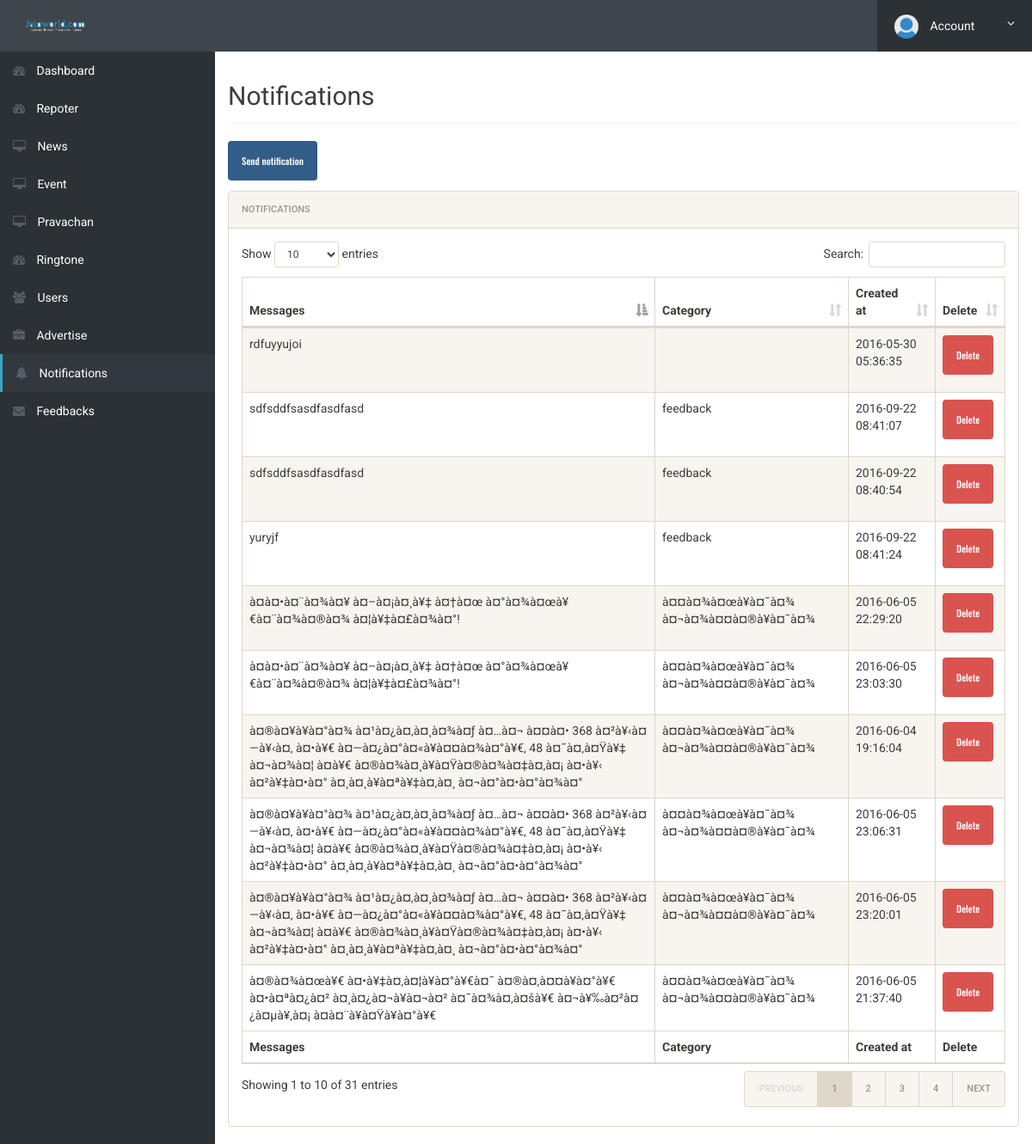
Screenshot of /notifications.php (signed in) with the database file from the repository.
### tables this page shows
CREATE TABLE IF NOT EXISTS `notifications` (
  `id` int(100) NOT NULL AUTO_INCREMENT,
  `messages` text NOT NULL,
  `category` varchar(256) NOT NULL,
  `created_at` timestamp NOT NULL DEFAULT CURRENT_TIMESTAMP,
  PRIMARY KEY (`id`)
);

### notifications.php (the view, shortened to what this page needs)
<?php session_start();
if(isset($_SESSION["id"]) and isset($_SESSION["user"]))
{
?>
<!doctype html>
<html lang="en" class="no-js">
<head>
	<link rel="stylesheet" href="css/font-awesome.min.css">
	<link rel="stylesheet" href="css/bootstrap.min.css">
	<link rel="stylesheet" href="css/dataTables.bootstrap.min.css">
	<link rel="stylesheet" href="css/bootstrap-social.css">
	<link rel="stylesheet" href="css/bootstrap-select.css">
	<link rel="stylesheet" href="css/fileinput.min.css">
	<link rel="stylesheet" href="css/awesome-bootstrap-checkbox.css">
	<link rel="stylesheet" href="css/style.css">
</head>
<body>
	<div class="brand clearfix">
		<a href="index.php" class="logo"><img src="img/logo.jpg" class="img-responsive" alt=""></a>
		<ul class="ts-profile-nav">
			<li class="ts-account">
				<a href="#"><img src="img/ts-avatar.jpg" class="ts-avatar hidden-side" alt=""> Account <i class="fa fa-angle-down hidden-side"></i></a>
			</li>
		</ul>
	</div>
	<div class="ts-main-content">
		<nav class="ts-sidebar">
			<ul class="ts-sidebar-menu">
				<li ><a href="index.php"><i class="fa fa-dashboard"></i> Dashboard</a></li>
				<li ><a href="repoter.php"><i class="fa fa-dashboard"></i> Repoter</a></li>
				<li ><a href="m_news.php""><i class="fa fa-desktop"></i> News</a>
				</li>
				<li ><a href="m_event.php"><i class="fa fa-desktop"></i> Event</a>
				</li>
				<li ><a href="m_pravachan.php"><i class="fa fa-desktop"></i> Pravachan</a></li>
				<li ><a href="ringtone.php"><i class="fa fa-dashboard"></i> Ringtone</a></li>
				<li><a href="users.php"><i class="fa fa-users"></i> Users</a></li>
				<li ><a href="advertise.php" ><i class="fa fa-briefcase"></i> Advertise</a></li>
				<li class="open"><a href="notifications.php"><i class="fa fa-bell"></i> Notifications</a></li>
				<li><a href="feedback.php"><i class="fa fa-envelope"></i> Feedbacks</a></li>
			</ul>
		</nav>
		<div class="content-wrapper">
			<div class="container-fluid">
				<div class="row">
					<div class="col-md-12">
						<h2 class="page-title">Notifications</h2>
						  <button type="button" class="btn btn-primary" data-toggle="modal" data-target="#myModal">
											Send notification
										</button>
						<div class="panel panel-default">
							<div class="panel-heading">Notifications</div>
							<div class="panel-body">
								<table id="zctb" class="display table table-striped table-bordered table-hover" cellspacing="0" width="100%">
									<thead>
										<tr>
											<th>Messages</th>
											<th>Category</th>
											<th>Created at</th>
											<th >Delete</th>
										</tr>
									</thead>
									<tfoot>
										<tr>
											<th>Messages</th>
											<th>Category</th>
											<th>Created at</th>
											<th >Delete</th>
										</tr>
									</tfoot>
									<tbody>
										<?
						$db = new DbConnect();
						$conn = $db->connect();
				$stmt = $conn->prepare("SELECT notifications.id,notifications.messages,notifications.category,notifications.created_at FROM notifications");
        $stmt->execute();
       $stmt->store_result();
				while($row = fetchAssocStatement($stmt))
				{
					?>
						<tr align="left">
						<td > <? echo $row['messages']; ?></td>
						<td > <? echo $row['category']; ?></td>
						<td > <? echo $row['created_at']; ?></td>
						<td ><a href="worker_delete_notification.php?id=<?= $row["id"]?> " class="btn btn-danger ">Delete</a></td>
						</tr>
				<?
				}
				?>
									</tbody>
								</table>
							</div>
						</div>
			</div>
		</div>
	</div>
</body>
</html>
<?php
}
  else
  {
  	$_SESSION["ERROR"]="Invalid Access, Please Login Again";
	header("Location:login.php");
  }
?>
<?php
function fetchAssocStatement($stmt)
{
    if($stmt->num_rows>0)
    {
        $result = array();
        $md = $stmt->result_metadata();
        $params = array();
        while($field = $md->fetch_field()) {
            $params[] = &$result[$field->name];
        }
        call_user_func_array(array($stmt, 'bind_result'), $params);
        if($stmt->fetch())
            return $result;
    }
    return null;
}
?>

### css/style.css (style rules this page uses)
html { font-size: 14px; }
@media only screen and (min-width: 480px) { html { font-size: 17px; } }
@media only screen and (min-width: 768px) { html { font-size: 14px; } }
body { font-size: 1em; }
a { color: #37a6c4; }
.btn { font-family: 'Oswald', sans-serif; }
.panel { overflow: hidden; }
ul, li { margin: 0; padding: 0; list-style: none; }
.btn { text-transform: none; }
.page-title { padding-bottom: 15px; margin-bottom: 20px; border-bottom: 1px solid #f0f0f0; }
.brand { background: #3e454c; position: relative; z-index: 3; position: fixed; width: 100%; top: 0; }
.brand .logo { box-sizing: border-box; padding: 20px; float: left; display: block; width: 200px; }
@media only screen and (min-width: 992px) { .brand .logo { width: 250px; } }
.brand .logo img { height: 20px; }
.brand .ts-profile-nav { float: right; display: none; }
.brand .ts-profile-nav li { float: left; position: relative; }
.brand .ts-profile-nav li a { display: block; padding: 20px; color: #fff; }
.brand .ts-profile-nav .ts-account .fa-angle-down { float: right; }
.brand .ts-profile-nav .ts-account > a { width: 180px; background: #2c3136; }
.brand .ts-profile-nav .ts-account .ts-avatar { border-radius: 50%; height: 28px; margin: -10px 0; margin-right: 10px; }
@media only screen and (min-width: 992px) { .brand .ts-profile-nav { display: block; } }
.ts-sidebar { background: #2c3136; max-height: 0; transition: max-height 0.3s; overflow: hidden; position: fixed; z-index: 2; width: 100%; bottom: 0; top: 60px; overflow-y: auto; }
@media only screen and (min-width: 992px) { .ts-sidebar { max-height: 100%; bottom: 0; } }
.ts-sidebar-menu a { display: block; text-decoration: none; padding: 12px 15px; color: #fff; }
.ts-sidebar-menu li { position: relative; }
.ts-sidebar-menu li i { color: #585c64; margin-right: 10px; }
.ts-sidebar-menu .open > a { background: rgba(51, 56, 62, 0.35); }
.ts-sidebar-menu > .open > a { background: #33383e; border-left: 3px solid #37a6c4; }
.ts-main-content .content-wrapper { padding-top: 15px; margin-top: 60px; }
@media only screen and (min-width: 992px) { .ts-main-content .ts-sidebar { width: 250px; float: left; } }
@media only screen and (min-width: 992px) { .ts-main-content .content-wrapper { margin-left: 250px; } }

### rows the page displays
notifications: messages "rdfuyyujoi", created_at "2016-05-30 05:36:35"
notifications: messages "yuryjf", category "feedback", created_at "2016-09-22 08:41:24"
notifications: messages "à¤®à¤¥à¥à¤°à¤¾ à¤¹à¤¿à¤‚à¤¸à¤¾à¤ƒ à¤…à¤¬ à¤¤à¤• 368 à¤²à¥‹à¤—à¥‹à¤‚ à¤•à¥€ à¤—à¤¿à¤°à¤«à¥à¤¤à¤¾à¤°à¥€, 48 à¤˜à¤‚à¤Ÿà¥‡ à¤¬à¤¾à¤¦ à¤­à¥€ à¤®à¤¾à¤¸à¥à¤Ÿà¤®à¤¾à¤‡à¤‚à¤¡ à¤•à¥‹ à¤²à¥‡à¤•à¤° à¤¸à¤¸à¥à¤ªà¥‡à¤‚à¤¸ à¤¬à¤°à¤•à¤°à¤¾à¤°", category "à¤¤à¤¾à¤œà¥à¤¯à¤¾ à¤¬à¤¾à¤¤à¤®à¥à¤¯à¤¾", created_at "2016-06-04 19:16:04"
notifications: messages "sdfsddfsasdfasdfasd", category "feedback", created_at "2016-09-22 08:41:07"
notifications: messages "sdfsddfsasdfasdfasd", category "feedback", created_at "2016-09-22 08:40:54"
notifications: messages "à¤®à¤¾à¤œà¥€ à¤•à¥‡à¤‚à¤¦à¥à¤°à¥€à¤¯ à¤®à¤‚à¤¤à¥à¤°à¥€ à¤•à¤ªà¤¿à¤² à¤¸à¤¿à¤¬à¥à¤¬à¤² à¤¯à¤¾à¤‚à¤šà¥€ à¤¬à¥‰à¤²à¤¿à¤µà¥‚à¤¡ à¤à¤¨à¥à¤Ÿà¥à¤°à¥€", category "à¤¤à¤¾à¤œà¥à¤¯à¤¾ à¤¬à¤¾à¤¤à¤®à¥à¤¯à¤¾", created_at "2016-06-05 21:37:40"
notifications: messages "à¤à¤•à¤¨à¤¾à¤¥ à¤–à¤¡à¤¸à¥‡ à¤†à¤œ à¤°à¤¾à¤œà¥€à¤¨à¤¾à¤®à¤¾ à¤¦à¥‡à¤£à¤¾à¤°!", category "à¤¤à¤¾à¤œà¥à¤¯à¤¾ à¤¬à¤¾à¤¤à¤®à¥à¤¯à¤¾", created_at "2016-06-05 22:29:20"
notifications: messages "à¤à¤•à¤¨à¤¾à¤¥ à¤–à¤¡à¤¸à¥‡ à¤†à¤œ à¤°à¤¾à¤œà¥€à¤¨à¤¾à¤®à¤¾ à¤¦à¥‡à¤£à¤¾à¤°!", category "à¤¤à¤¾à¤œà¥à¤¯à¤¾ à¤¬à¤¾à¤¤à¤®à¥à¤¯à¤¾", created_at "2016-06-05 23:03:30"
notifications: messages "à¤®à¤¥à¥à¤°à¤¾ à¤¹à¤¿à¤‚à¤¸à¤¾à¤ƒ à¤…à¤¬ à¤¤à¤• 368 à¤²à¥‹à¤—à¥‹à¤‚ à¤•à¥€ à¤—à¤¿à¤°à¤«à¥à¤¤à¤¾à¤°à¥€, 48 à¤˜à¤‚à¤Ÿà¥‡ à¤¬à¤¾à¤¦ à¤­à¥€ à¤®à¤¾à¤¸à¥à¤Ÿà¤®à¤¾à¤‡à¤‚à¤¡ à¤•à¥‹ à¤²à¥‡à¤•à¤° à¤¸à¤¸à¥à¤ªà¥‡à¤‚à¤¸ à¤¬à¤°à¤•à¤°à¤¾à¤°", category "à¤¤à¤¾à¤œà¥à¤¯à¤¾ à¤¬à¤¾à¤¤à¤®à¥à¤¯à¤¾", created_at "2016-06-05 23:06:31"
notifications: messages "à¤®à¤¥à¥à¤°à¤¾ à¤¹à¤¿à¤‚à¤¸à¤¾à¤ƒ à¤…à¤¬ à¤¤à¤• 368 à¤²à¥‹à¤—à¥‹à¤‚ à¤•à¥€ à¤—à¤¿à¤°à¤«à¥à¤¤à¤¾à¤°à¥€, 48 à¤˜à¤‚à¤Ÿà¥‡ à¤¬à¤¾à¤¦ à¤­à¥€ à¤®à¤¾à¤¸à¥à¤Ÿà¤®à¤¾à¤‡à¤‚à¤¡ à¤•à¥‹ à¤²à¥‡à¤•à¤° à¤¸à¤¸à¥à¤ªà¥‡à¤‚à¤¸ à¤¬à¤°à¤•à¤°à¤¾à¤°", category "à¤¤à¤¾à¤œà¥à¤¯à¤¾ à¤¬à¤¾à¤¤à¤®à¥à¤¯à¤¾", created_at "2016-06-05 23:20:01"
